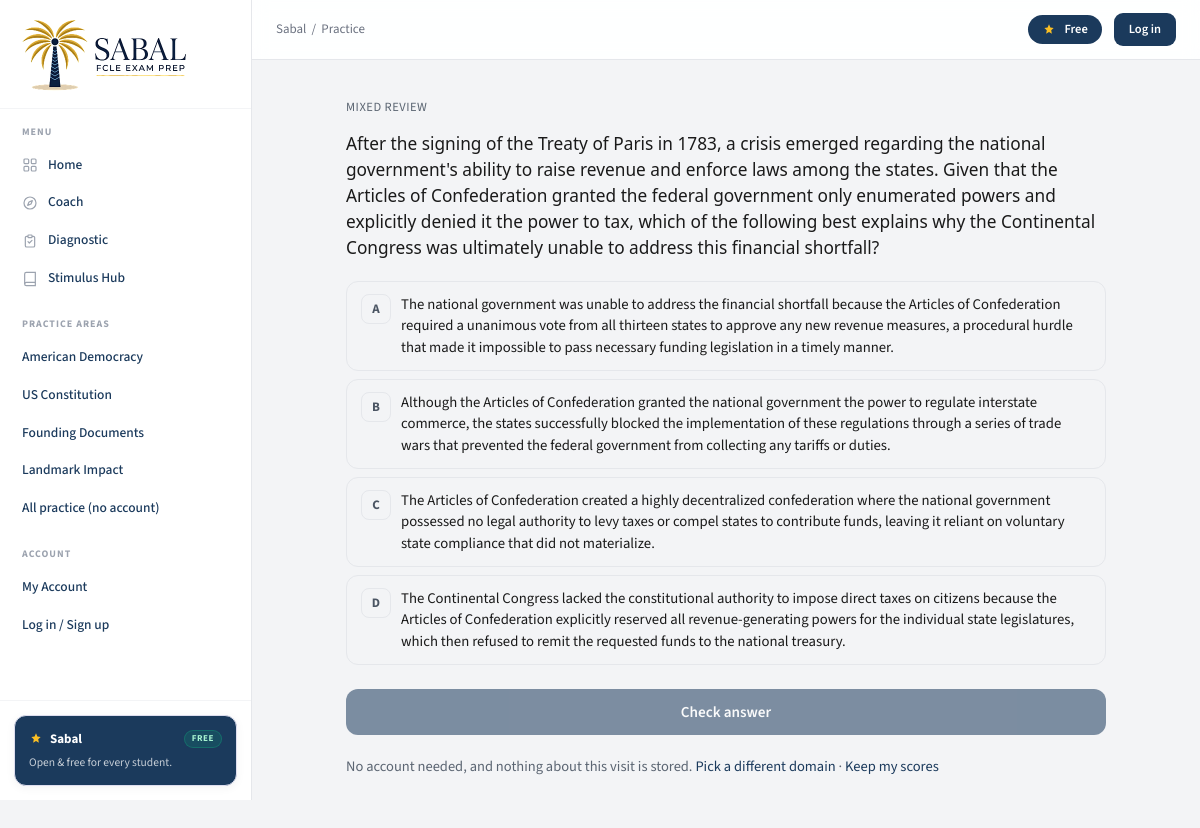
The app's page /practice/mixed with its own data.
### tables this page shows
CREATE TABLE questions (
    id INTEGER PRIMARY KEY AUTOINCREMENT,
    fcle_domain INTEGER NOT NULL CHECK(fcle_domain BETWEEN 1 AND 4),
    topic TEXT NOT NULL,
    difficulty TEXT NOT NULL CHECK(difficulty IN ('easy','medium','hard')),
    question TEXT NOT NULL,
    correct_answer TEXT NOT NULL,
    wrong_answers TEXT NOT NULL,
    explanation TEXT NOT NULL,
    stimulus TEXT,
    created_at TEXT DEFAULT (datetime('now'))
, wrong_explanations TEXT DEFAULT '');

### app.py (the view)
@app.route("/practice/<domain_slug>")
def practice_start(domain_slug):
    entry = _practice_entry(domain_slug)
    if not entry:
        return redirect("/practice")
    domain_id = entry[0]
    c, t = _practice_tally(request.args)
    question = None
    qid = request.args.get("q", type=int)
    if qid:
        question = kb.get_shaped_question_by_id(qid, domain_id)
    if not question:
        if domain_id is None:
            questions = kb.get_mixed_quiz_questions(count=1)
        else:
            questions = kb.get_domain_quiz_questions(domain_id=domain_id, count=1)
        question = questions[0] if questions else None
    if not question:
        return redirect("/practice")
    return _practice_serve(domain_slug, question, c, t)

### app.py (called while the page is built, shortened)
def _get_current_user():
    user_id = session.get("user_id")
    if user_id:
        user = db.get_user(user_id)
        if user and not user.get("is_anonymous"):
            return user
        session.pop("user_id", None)
    token = request.args.get("token") or request.cookies.get("access_token")
    if token:
        user = db.get_user_by_token(token)
        if user:
            session["user_id"] = user["id"]
            session.permanent = True
            return user
    return None

def _tutor_connected():
    import time
    now = time.time()
    if now - _tutor_conn["ts"] < _TUTOR_CONN_TTL:
        return _tutor_conn["value"]

@app.context_processor
def inject_globals():
    user = _get_current_user()
    return {
        "current_user": user,
        "standalone": request.endpoint in {
            "login", "signup", "registered", "onboarding",
            "quiz_question", "quiz_answer", "quiz_results",
            "diagnostic_question", "diagnostic_answer", "diagnostic_results",
            "stimulus_practice_question", "stimulus_practice_results",
        },
        "standalone_auth": request.endpoint in {"login", "signup", "registered", "onboarding"},
        "tutor_connected": _tutor_connected(),
    }

def _practice_entry(slug):
    for s, name, blurb in _PUBLIC_PRACTICE:
        if s == slug:
            return (None if s == "mixed" else _DOMAIN_GETTERS[s]["id"]), name, blurb
    return None

def _practice_tally(source):
    def _n(key):
        try:
            return max(0, min(int(source.get(key, 0)), 999))
        except (TypeError, ValueError):
            return 0
    return _n("c"), _n("t")

def _practice_serve(domain_slug, question, c, t, feedback=False, selected=None):
    entry = _practice_entry(domain_slug)
    if not entry:
        return redirect("/practice")
    _, name, _ = entry
    picked_explanation = None
    return render_template(
        "practice.html",
        question=question,
        domain_slug=domain_slug,
        domain_name=name,
        feedback=feedback,
        selected=selected,
        is_correct=(selected == question["correct_answer"]) if feedback else None,
        picked_explanation=picked_explanation,
        tally_c=c,
        tally_t=t,
        canonical="%s/practice/%s" % (_public_base(), domain_slug),
    )

def _public_base():
    return PUBLIC_BASE_URL

### kb.py (called while the page is built)
def _get_conn():
    conn = sqlite3.connect(DB_PATH)
    conn.row_factory = sqlite3.Row
    conn.execute("PRAGMA journal_mode=WAL")
    return conn

### templates/practice.html (shortened to what this page needs)
{% extends "base.html" %}
{% block crumb %}Practice{% endblock %}
{% block content %}
<div class="pp-wrap">
  <div class="pp-bar">
    <span class="pp-tag">{{ domain_name }}</span>
  </div>
  <div class="question-text">{{ question.question_text|safe }}</div>
  {% set letters = ['A', 'B', 'C', 'D'] %}
  {% if feedback %}
  <div class="choices feedback-locked">
    {% for i in range(question.options|length) %}
    {% set is_selected = (question.options[i] == selected) %}
    {% set is_right = (question.options[i] == question.correct_answer) %}
    <label class="choice{% if is_right %} correct{% elif is_selected and not is_correct %} wrong{% endif %}">
      <span class="choice-letter">{{ letters[i] }}</span>
      <span class="choice-text">{{ question.options[i]|safe }}</span>
      {% if is_right %}
      <span class="choice-letter" style="background:var(--correct);border-color:var(--correct);color:#fff;">✓</span>
      {% elif is_selected and not is_correct %}
      <span class="choice-letter" style="background:var(--wrong);border-color:var(--wrong);color:#fff;">✗</span>
      {% endif %}
    </label>
    {% endfor %}
  </div>
  <div class="feedback-banner {% if is_correct %}feedback-correct{% else %}feedback-wrong{% endif %}">
    {% if is_correct %}
    <span class="feedback-icon">✓</span><span>Correct.</span>
    {% else %}
    <span class="feedback-icon">✗</span><span>Not quite. The answer is <strong>&ldquo;{{ question.correct_answer }}&rdquo;</strong></span>
    {% endif %}
  </div>
  {% if picked_explanation %}
  <div class="pp-why"><b>Why your choice was tempting</b>{{ picked_explanation }}</div>
  {% endif %}
  {% if question.explanation %}
  <div class="pp-why"><b>Why the answer is right</b>{{ question.explanation }}</div>
  {% endif %}
  <div class="pp-actions">
    <a class="pp-next" href="/practice/{{ domain_slug }}?c={{ tally_c }}&t={{ tally_t }}">Next question &rarr;</a>
    <a class="pp-hub" href="/practice">All domains</a>
  </div>
  <details class="qreport">
    <summary>Something wrong with this question?</summary>
    <form method="POST" action="/report-question" class="qreport-form">
      <input type="hidden" name="question_id" value="{{ question.id }}">
      <input type="hidden" name="selected" value="{{ selected|default('') }}">
      <input type="hidden" name="domain" value="{{ domain_slug }}">
      <input type="hidden" name="next" value="/practice/{{ domain_slug }}?c={{ tally_c }}&t={{ tally_t }}">
      <label for="pp-reason">What looks wrong?</label>
      <select id="pp-reason" name="reason">
        <option value="wrong_answer">The marked answer looks wrong</option>
        <option value="typo">Typo or broken formatting</option>
        <option value="confusing">The wording is confusing</option>
        <option value="other">Something else</option>
      </select>
      <input type="text" name="note" maxlength="600" placeholder="Optional: tell us more">
      <button type="submit">Send report</button>
    </form>
  </details>
  {% else %}
  <form method="POST" action="/practice/{{ domain_slug }}/answer" class="choices" id="pp-form">
    {% for i in range(question.options|length) %}
    <label class="choice">
      <span class="choice-letter">{{ letters[i] }}</span>
      <span class="choice-text">{{ question.options[i]|safe }}</span>
    </label>
    {% endfor %}
    <button type="submit" class="submit-btn pp-submit" id="pp-submit" disabled>Check answer</button>
  </form>
  <p class="pp-note">No account needed, and nothing about this visit is stored.
  <a href="/practice">Pick a different domain</a> &middot;
  <a href="/signup">Keep my scores</a></p>
  {% endif %}
</div>
{% endblock %}

### templates/base.html (shortened to what this page needs)
<!DOCTYPE html>
<html lang="en">
<head>
  <link rel="stylesheet" href="{{ url_for('static', filename='css/fonts.css') }}?v=1">
  <link rel="stylesheet" href="{{ url_for('static', filename='css/app.css') }}?v=13">
</head>
<body class="a-shell{% block bodyclass %}{% endblock %}{% if standalone %} standalone{% endif %}{% if standalone_auth %} auth-standalone{% endif %}">
{% if not standalone %}
<div class="app-shell">
  <aside class="sidebar" id="app-sidebar">
    <div class="sidebar-brand">
      <a href="/" style="text-decoration:none;display:block;line-height:0" aria-label="Sabal home">
        <img src="{{ url_for('static', filename='img/sabal-logo-h74-2x.png') }}"
             srcset="{{ url_for('static', filename='img/sabal-logo-h74-2x.png') }} 2x, {{ url_for('static', filename='img/sabal-logo-h74-3x.png') }} 3x"
             width="168" height="74" alt="Sabal FCLE Exam Prep" class="sabal-brand-logo">
      </a>
    </div>
    <nav class="sidebar-nav">
      <div class="nav-group">
        <div class="nav-label">Menu</div>
        <a href="/" class="nav-link{% if request.path == '/' %} active{% endif %}">
          <svg viewBox="0 0 24 24" fill="none" stroke="currentColor" stroke-width="1.8"><rect x="3" y="3" width="7" height="7" rx="1.5"/><rect x="14" y="3" width="7" height="7" rx="1.5"/><rect x="3" y="14" width="7" height="7" rx="1.5"/><rect x="14" y="14" width="7" height="7" rx="1.5"/></svg>
          Home
        </a>
        <a href="/coach" class="nav-link{% if request.path == '/coach' %} active{% endif %}">
          <svg viewBox="0 0 24 24" fill="none" stroke="currentColor" stroke-width="1.8"><circle cx="12" cy="12" r="9"/><path d="M15.5 8.5l-2 5-5 2 2-5 5-2z" stroke-linejoin="round"/></svg>
          Coach
        </a>
        <a href="/diagnostic" class="nav-link{% if request.path == '/diagnostic' %} active{% endif %}">
          <svg viewBox="0 0 24 24" fill="none" stroke="currentColor" stroke-width="1.8"><path d="M9 5H7a2 2 0 0 0-2 2v12a2 2 0 0 0 2 2h10a2 2 0 0 0 2-2V7a2 2 0 0 0-2-2h-2"/><rect x="9" y="3" width="6" height="4" rx="1"/><path d="M9 13l2 2 4-4" stroke-linecap="round" stroke-linejoin="round"/></svg>
          Diagnostic
        </a>
        <a href="/stimulus" class="nav-link{% if request.path == '/stimulus' %} active{% endif %}">
          <svg viewBox="0 0 24 24" fill="none" stroke="currentColor" stroke-width="1.8"><path d="M4 19.5A2.5 2.5 0 0 1 6.5 17H20"/><path d="M6.5 2H20v20H6.5A2.5 2.5 0 0 1 4 19.5v-15A2.5 2.5 0 0 1 6.5 2z"/></svg>
          Stimulus Hub
        </a>
      </div>
      <div class="nav-group">
        <div class="nav-label">Practice areas</div>
        {% set pq = "/quiz" if (current_user and not current_user.is_anonymous) else "/practice" %}
        <a href="{{ pq }}/american-democracy" class="nav-link{% if request.path in ['/quiz/american-democracy', '/practice/american-democracy'] %} active{% endif %}">American Democracy</a>
        <a href="{{ pq }}/us-constitution" class="nav-link{% if request.path in ['/quiz/us-constitution', '/practice/us-constitution'] %} active{% endif %}">US Constitution</a>
        <a href="{{ pq }}/founding-documents" class="nav-link{% if request.path in ['/quiz/founding-documents', '/practice/founding-documents'] %} active{% endif %}">Founding Documents</a>
        <a href="{{ pq }}/landmark-impact" class="nav-link{% if request.path in ['/quiz/landmark-impact', '/practice/landmark-impact'] %} active{% endif %}">Landmark Impact</a>
        <a href="/practice" class="nav-link{% if request.path == '/practice' %} active{% endif %}">All practice (no account)</a>
      </div>
      <div class="nav-group">
        <div class="nav-label">Account</div>
        {% if current_user and not current_user.is_anonymous %}
        <a href="/account" class="nav-link{% if request.path == '/account' %} active{% endif %}">My Account</a>
        <a href="/stats" class="nav-link{% if request.path == '/stats' %} active{% endif %}">Progress &amp; Stats</a>
        <a href="/settings" class="nav-link{% if request.path == '/settings' %} active{% endif %}">Settings</a>
        <a href="/logout" class="nav-link">Log out</a>
        {% else %}
        <a href="/account" class="nav-link">My Account</a>
        <a href="/login" class="nav-link">Log in / Sign up</a>
        {% endif %}
      </div>
    </nav>
    <div class="sidebar-foot">
      <div class="plan-card">
        <div class="plan-title">
          <svg viewBox="0 0 24 24" fill="currentColor"><path d="M12 2l2.4 5.6L20 8.6l-4.2 4 1.1 5.8L12 15.5l-4.9 2.9 1.1-5.8L4 8.6l5.6-1z"/></svg>
          Sabal <span class="plan-status">FREE</span>
        </div>
        <p>Open &amp; free for every student.</p>
      </div>
    </div>
  </aside>
  <div class="main-col">
    <header class="topbar">
      <span class="crumb">Sabal &nbsp;/&nbsp; {% block crumb %}Home{% endblock %}</span>
      <div class="topbar-right">
        <span class="exam-pill">
          <svg viewBox="0 0 24 24" fill="currentColor"><path d="M12 2l2.4 5.6L20 8.6l-4.2 4 1.1 5.8L12 15.5l-4.9 2.9 1.1-5.8L4 8.6l5.6-1z"/></svg>
          Free
        </span>
        {% if current_user and not current_user.is_anonymous %}
        <a href="/account" class="btn-a btn-a-ghost" style="padding:6px 13px;font-size:12.5px">My Account</a>
        <span class="side-avatar" style="background:var(--a-navy-600);color:#fff">{{ (current_user.display_name or 'U')[:1] | upper }}</span>
        {% else %}
        <a href="/login" class="btn-a btn-a-primary" style="padding:6px 14px;font-size:12.5px">Log in</a>
        {% endif %}
      </div>
    </header>
{% endif %}
    <main class="app-body a-page">
      {% block content %}{% endblock %}
    </main>
{% if not standalone %}
  </div>
</div>
{% else %}
</div>
{% endif %}
</body>
</html>

### templates/practice.html (style rules this page uses)
.pp-wrap { max-width:760px;margin:0 auto;padding:10px 0 48px }
.pp-bar { display:flex;justify-content:space-between;align-items:center;gap:10px;margin-bottom:14px;flex-wrap:wrap }
.pp-tag { font-size:12.5px;letter-spacing:.04em;text-transform:uppercase;color:#5B6572 }
.pp-submit { margin-top:16px;width:100% }
.pp-note { margin-top:18px;font-size:14.5px;color:#5B6572;line-height:1.6 }

### records on screen
questions: question_text "After the signing of the Treaty of Paris in 1783, a crisis emerged regarding the national government's ability to raise revenue and enforce laws among the states. Given that the Articles of Confederation granted the federal government only enumerated powers and explicitly denied it the power to tax, which of the following best explains why the Continental Congress was ultimately unable to address this financial shortfall?", correct_answer "The Articles of Confederation created a highly decentralized confederation where the national government possessed no legal authority to levy taxes or compel states to contribute funds, leaving it reliant on voluntary state compliance that did not materialize."

### other values on screen
{{ domain_name }} "MIXED REVIEW"
{{ letters[i] }} "A" "B" "C" "D"
